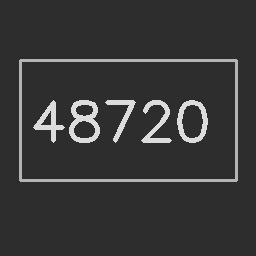
#> input picture image_processing_TAI/Images/counter.jpg, 256 x 256 px, found by its file name
$ python TP1_Exo3.py
#> lines starting #> are read from the running program, lines starting #| are printed output that depends on the picture; after the words box and inside, x2 and y2 are one past the last pixel; in counts of white or black regions, pixels touching at a corner belong together
### image_processing_TAI/utils/generate_fixtures.py
import os
import cv2
import numpy as np

def generate_all_fixtures(base_dir="Images"):
#> called with base_dir = 'Images'
    os.makedirs(base_dir, exist_ok=True)

    # 1. BoatsColor.bmp
    p = os.path.join(base_dir, "BoatsColor.bmp")
    if not os.path.exists(p):
        img = np.zeros((300, 400, 3), dtype=np.uint8)
        img[:150, :] = [235, 180, 100]  # Sky (BGR)
        img[150:, :] = [180, 100, 30]   # Water
        cv2.circle(img, (200, 150), 40, (30, 30, 220), -1)  # Boat hull/buoy
        cv2.imwrite(p, img)

    # 2. flower.bmp / counter.jpg / compteur.jpg
    for fname in ["flower.bmp", "counter.jpg", "compteur.jpg"]:
        p = os.path.join(base_dir, fname)
        if not os.path.exists(p):
            img = np.full((256, 256), 45, dtype=np.uint8)
            cv2.putText(img, "48720", (30, 140), cv2.FONT_HERSHEY_SIMPLEX, 1.8, 220, 4)
            cv2.rectangle(img, (20, 60), (236, 180), 180, 2)
            cv2.imwrite(p, img)

    # 3. pepper.bmp
    p = os.path.join(base_dir, "pepper.bmp")
    if not os.path.exists(p):
        img = np.zeros((300, 500, 3), dtype=np.uint8)
        img[:] = [70, 40, 30]
        cv2.circle(img, (180, 150), 75, (35, 190, 45), -1)
        cv2.circle(img, (320, 140), 85, (25, 30, 230), -1)
        cv2.circle(img, (250, 210), 65, (15, 210, 245), -1)
        cv2.imwrite(p, img)

    # 4. cameraman.bmp / camera-man.jpg
    for fname in ["cameraman.bmp", "camera-man.jpg"]:
        p = os.path.join(base_dir, fname)
        if not os.path.exists(p):
            img = np.zeros((256, 256), dtype=np.uint8)
            img[:130, :] = 200
            img[130:, :] = 50
            cv2.circle(img, (128, 90), 32, 20, -1)
            cv2.rectangle(img, (110, 122), (146, 220), 20, -1)
            cv2.line(img, (140, 130), (200, 220), 10, 4)
            cv2.imwrite(p, img)
#> this loop made 2 passes
#> pass 1, in generate_all_fixtures, `cv2.imwrite(p, img)`:
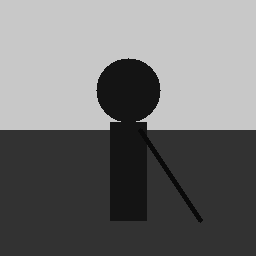
#> saved as cameraman.bmp: shape (256, 256); min 10, max 200, mean 114.7

    # 5. Globules_rouges.jpg
    p = os.path.join(base_dir, "Globules_rouges.jpg")
    if not os.path.exists(p):
        img = np.full((350, 350), 210, dtype=np.uint8)
        rng = np.random.default_rng(42)
        for _ in range(40):
            cx, cy = rng.integers(30, 320, size=2)
            r = rng.integers(14, 22)
            cv2.circle(img, (int(cx), int(cy)), int(r), int(rng.integers(30, 70)), -1)
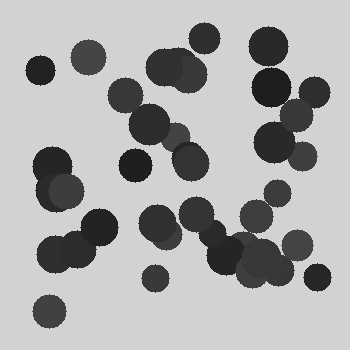
#> img: shape (350, 350); min 30, max 210, mean 168
        cv2.imwrite(p, img)

    # 6. glaucome-haut-gauche.jpg
    p = os.path.join(base_dir, "glaucome-haut-gauche.jpg")
    if not os.path.exists(p):
        img = np.zeros((300, 300, 3), dtype=np.uint8)
        img[:] = [10, 30, 110]
        cv2.circle(img, (150, 150), 90, (30, 140, 240), -1)
#> img: shape (300, 300, 3)
        cv2.circle(img, (130, 130), 40, (180, 230, 255), -1)
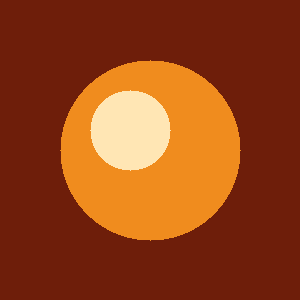
#> img: shape (300, 300, 3); mean of channels 0, 1, 2 24, 66.1, 147.6; drawn as B, G, R
        cv2.imwrite(p, img)

    # 7. Cerveau_AVC1.JPG
    p = os.path.join(base_dir, "Cerveau_AVC1.JPG")
    if not os.path.exists(p):
        img = np.zeros((350, 350), dtype=np.uint8)
        cv2.ellipse(img, (175, 175), (130, 150), 0, 0, 360, 120, -1)
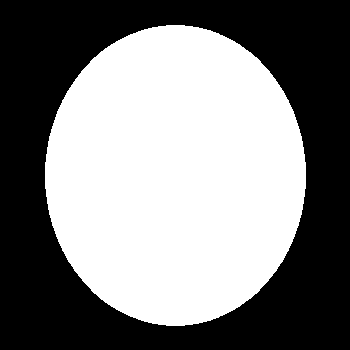
#> img: shape (350, 350); values 0 (black) and 120 (white), 50.3% white; 1 black region, box (x1, y1, x2, y2) and area: (0, 0, 350, 350) 60903
        cv2.ellipse(img, (175, 175), (110, 130), 0, 0, 360, 70, -1)
        cv2.circle(img, (260, 140), 25, 215, -1)
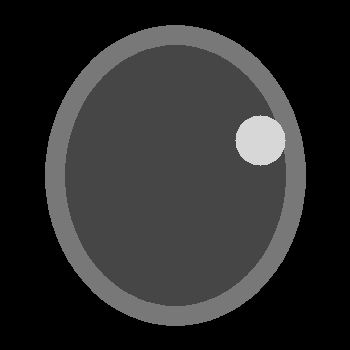
#> img: shape (350, 350); min 0, max 215, mean 44.1
        cv2.imwrite(p, img)

    # 8. Super-Resolution Dataset Structure
    sr_base = os.path.join(base_dir, "Images_TP2_EXO6_SR")
    dirs = [
        os.path.join(sr_base, "HR_GT_512x512"),
        os.path.join(sr_base, "LR_256x256"),
        os.path.join(sr_base, "LR_128x128"),
    ]
    for d in dirs:
        os.makedirs(d, exist_ok=True)

    for i in range(1, 24):
        hr_path = os.path.join(dirs[0], f"HR_GT_{i}.jpg")
        lr256_path = os.path.join(dirs[1], f"LR_256_{i}.jpg")
        lr128_path = os.path.join(dirs[2], f"LR_128_{i}.jpg")

        if not os.path.exists(hr_path):
            hr = np.full((512, 512), 240, dtype=np.uint8)
            cv2.putText(hr, f"Doc Text {i}", (40, 150), cv2.FONT_HERSHEY_SIMPLEX, 2.0, 20, 4)
            cv2.putText(hr, "will sagen: de", (40, 260), cv2.FONT_HERSHEY_COMPLEX, 1.6, 30, 3)
            cv2.putText(hr, "verstehe auch d", (40, 360), cv2.FONT_HERSHEY_COMPLEX, 1.6, 30, 3)
            cv2.imwrite(hr_path, hr)

            lr256 = cv2.resize(hr, (256, 256), interpolation=cv2.INTER_AREA)
            lr128 = cv2.resize(hr, (128, 128), interpolation=cv2.INTER_AREA)
#> this loop made 23 passes
#> pass 1, in generate_all_fixtures, `cv2.imwrite(hr_path, hr)`:
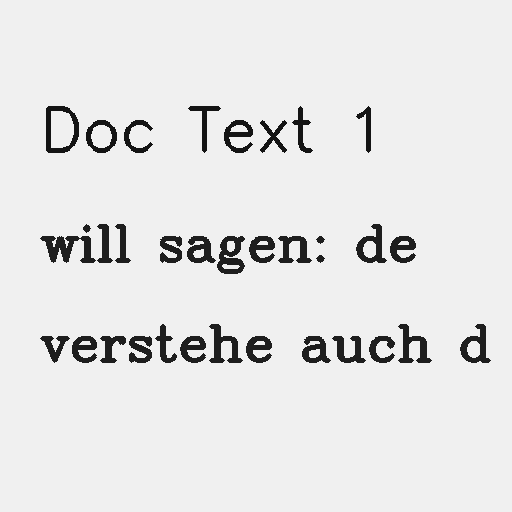
#> saved as HR_GT_1.jpg: shape (512, 512); min 20, max 240, mean 229
#> pass 2, in generate_all_fixtures, `cv2.imwrite(hr_path, hr)`:
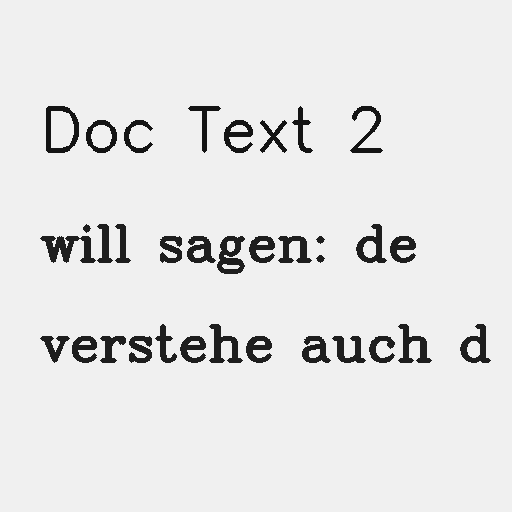
#> saved as HR_GT_2.jpg: shape (512, 512); min 20, max 240, mean 228.8

### image_processing_TAI/TP1/TP1_Exo3.py
import os
import cv2
import numpy as np
from utils.generate_fixtures import generate_all_fixtures

generate_all_fixtures()

# Read target image
path = 'Images/counter.jpg' if os.path.exists('Images/counter.jpg') else 'Images/flower.bmp'
#> path = 'Images/counter.jpg'
img = cv2.imread(path)
#> img is the input picture: shape (256, 256, 3); min 38, max 227, mean 55.5
img_ng = cv2.cvtColor(img, cv2.COLOR_BGR2GRAY)
height, width = img_ng.shape
#> height = 256; width = 256
